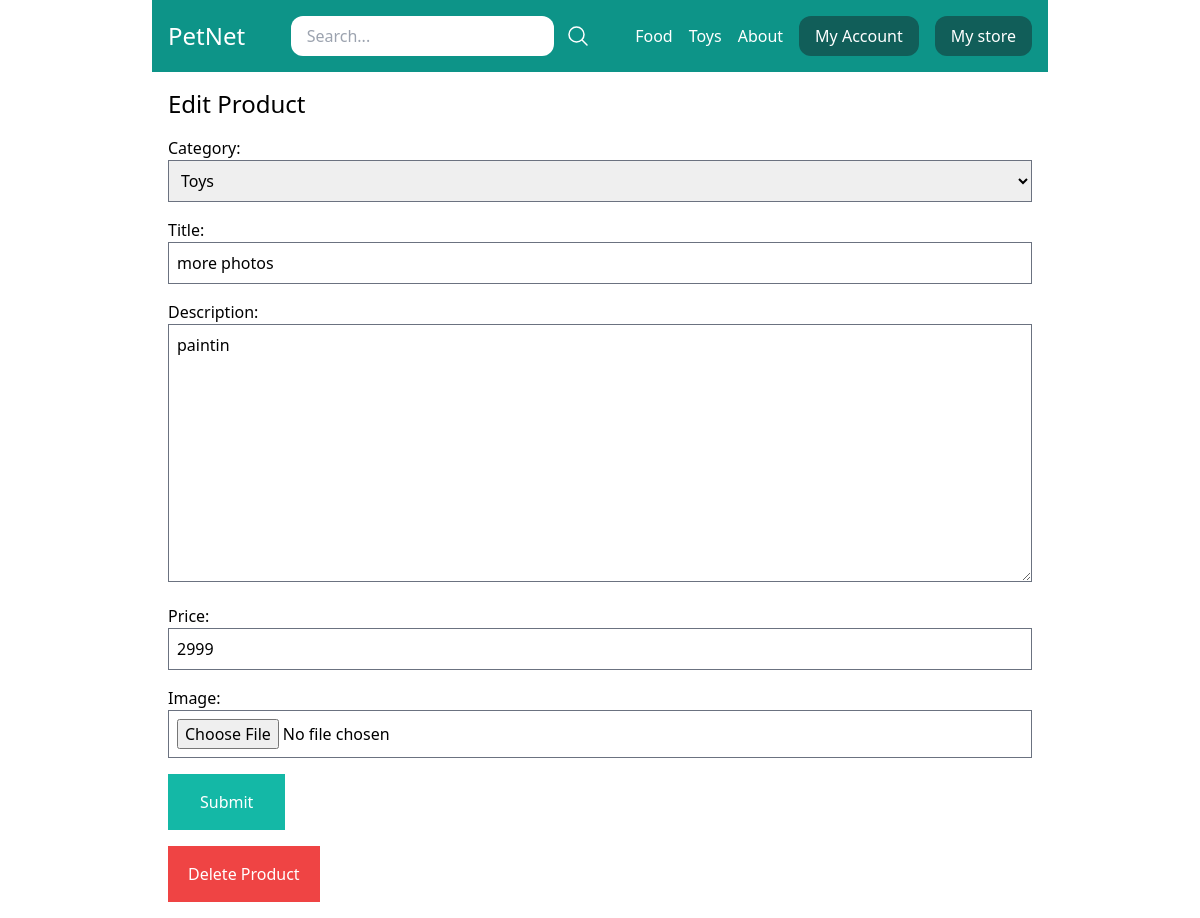
/my-store/edit-product/7/ (signed in), run on the app's committed database.
### store/models.py (models this page shows, shortened)
class Category(models.Model):
    title = models.CharField(max_length=50)
    slug = models.SlugField(max_length= 50)
    class Meta:
        verbose_name_plural = 'Categories'
    def __str__(self):
        return self.title

class Product(models.Model):
    DRAFT = 'draft'
    WAITING_APPROVAL = 'waitingapproval'
    ACTIVE = 'active'
    DELETED = 'deleted'
    STATUS_CHOICES =(
        (DRAFT, 'Draft'),
        (WAITING_APPROVAL, 'Waiting approval'),
        (ACTIVE, 'Active'),
        (DELETED, 'Deleted'),
    )
    user = models.ForeignKey(User, related_name='products', on_delete=models.CASCADE)
    category = models.ForeignKey(Category, related_name='products', on_delete=models.CASCADE)
    title = models.CharField(max_length=50)
    slug = models.SlugField(max_length= 50)
    description = models.TextField(blank=True)
    image = models.ImageField(upload_to='uploads/product_images/', blank=True, null=True)
    thumbnail = models.ImageField(upload_to='uploads/product_images/thumbnail/', blank=True, null= True)
    price = models.IntegerField()
    created_at = models.DateTimeField(auto_now_add=True)
    updated_at = models.DateTimeField(auto_now=True)
    status= models.CharField(max_length=50, choices=STATUS_CHOICES, default=ACTIVE)
    class Meta:
        ordering = ('-created_at', )

### userprofile/views.py (the view)
# urls.py: path('my-store/edit-product/<int:pk>/', views.edit_product, name='edit_product'),
@login_required
def edit_product(request, pk):
    product = Product.objects.filter(user=request.user).get(pk=pk)
    if request.method == 'POST':
        form = ProductForm(request.POST, request.FILES, instance=product)
        if form.is_valid:
            form.save()
            messages.success(request, 'The changes was saved')
            return redirect('my_store')
    else:
        form = ProductForm(instance=product)
    return render(request, 'userprofile/product_form.html', {'title':'Edit Product', 'product':product, 'form': form} )

### store/forms.py
class ProductForm(forms.ModelForm):
    class Meta:
        model = Product
        fields = ('category', 'title', 'description', 'price', 'image',)
        widgets = {
            'category': forms.Select(attrs={
                'class': 'w-full p-2 border border-gray-500'
            }),
            'title': forms.TextInput(attrs={
                'class': 'w-full p-2 border border-gray-500'
                }),
            'description': forms.Textarea(attrs={
                'class': 'w-full p-2 border border-gray-500'
                }),
            'price': forms.TextInput(attrs={
                'class': 'w-full p-2 border border-gray-500'
            }),
            'image': forms.FileInput(attrs={
                'class': 'w-full p-2 border border-gray-500'
            }),
        }

### store/templatetags/menu.py (called while the page is built)
@register.inclusion_tag('core/menu.html')
def menu():
    categories = Category.objects.all()
    return {'categories': categories}

### userprofile/templates/userprofile/product_form.html (shortened to what this page needs)
{% extends 'core/base.html' %}
{% block content %}
    <h1 class="text-2xl">{{ title }}</h1>
    <form method="POST" action="." enctype="multipart/form-data" class="space-y-4">
        {{ form.as_p }}
        <button class="py-4 px-8 bg-teal-500 text-white hover:bg-teal-800">Submit</button>
    </form>
    {% if product %}
        <a href="{% url 'delete_product' product.id %}" class="mt-4 inline-block py-4 px-5 bg-red-500 text-white hover:bg-red-800">Delete Product</a>
    {% endif %}
{% endblock %}

### core/templates/core/menu.html
{% for category in categories %}
    <a href="{% url 'category_detail' category.slug %}" class="text-white">{{category.title}}</a>
{% endfor %}
<a href="{% url 'about' %}" class="text-white">About</a>

### data on the page
Category: title "Food", title "more photos"
Category: title "Toys"
Product: category "Toys", description "paintin", price "2999"

### other printed values
{{ title }} "Edit Product"
